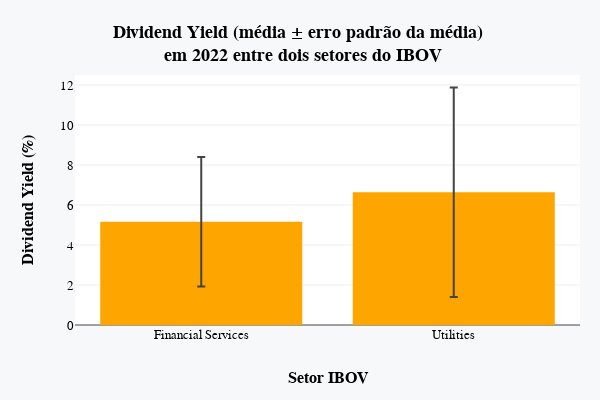

This figure's notebook cell:
### Code cell
fig = go.Figure()

fig.add_trace(go.Bar(name='Média e Desvio', x=tab_dinamica.index, y=tab_dinamica['mean'],
                     error_y=dict(type='data', array=tab_dinamica['std']),
                     marker_color='orange', orientation='v'))

fig.update_layout(title_text='<b>Dividend Yield (média \xB1 erro padrão da média) <br> em 2022 entre dois setores do IBOV', xaxis_title= '<b>Setor IBOV',
                  yaxis_title= '<b>Dividend Yield (%)', template="none", margin=dict(l=75, r=20, t=75, b=75),
                  paper_bgcolor="#f7f8fa", font=dict(family="Arial", size=13, color="black"), width=600, height=400)

### Figure 1 — Plotly figure (JSON) as saved in the notebook; plotly's stock layout.template omitted (floating-point values rounded to 4 significant figures)
{"data": [{"error_y": {"array": [3.237, 5.24], "type": "data"}, "marker": {"color": "orange"}, "name": "Média e Desvio", "orientation": "v", "type": "bar", "x": ["Financial Services", "Utilities"], "y": [5.163, 6.637]}], "layout": {"font": {"color": "black", "family": "Arial", "size": 13}, "height": 400, "margin": {"b": 75, "l": 75, "r": 20, "t": 75}, "paper_bgcolor": "#f7f8fa", "title": {"text": "<b>Dividend Yield (média ± erro padrão da média) <br> em 2022 entre dois setores do IBOV"}, "width": 600, "xaxis": {"title": {"text": "<b>Setor IBOV"}}, "yaxis": {"title": {"text": "<b>Dividend Yield (%)"}}}}
